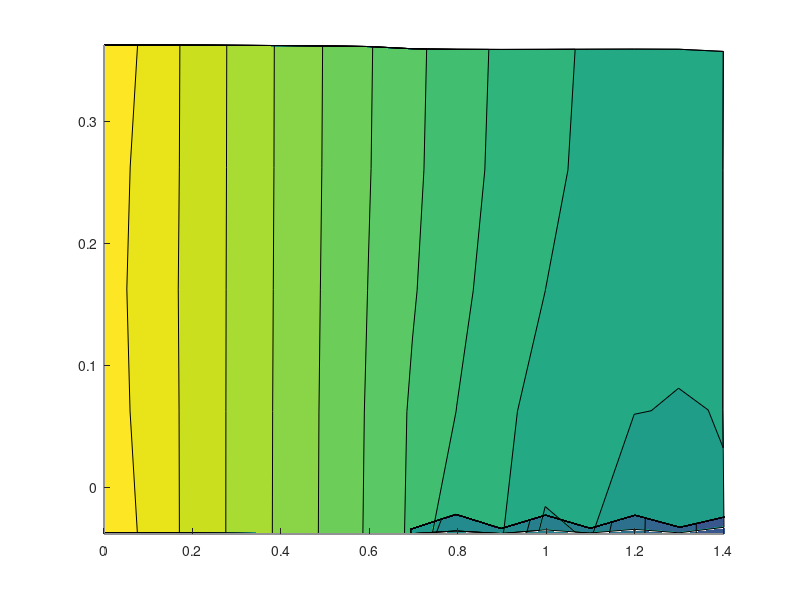

MATLAB code for this plot:
clc;
clear;
totalNodes = 150;
nodesInXcoor = 15;
nodesInYcoor = 5;
data = dlmread("Results30.dat");
data(1,:)=[]

upperBeamData = data(1:totalNodes/2, 1);

xDataUpper = data(1:totalNodes/2,1);
yDataUpper = data(1:totalNodes/2,2);
tempDataUpper = data(1:totalNodes/2,3);

xDataLower = data(totalNodes/2+1:totalNodes,1);
yDataLower = data(totalNodes/2+1:totalNodes,2);
tempDataLower = data(totalNodes/2+1:totalNodes,3);


contourXDataUpper=reshape(xDataUpper,nodesInXcoor,nodesInYcoor);
contourYDataUpper=reshape(yDataUpper,nodesInXcoor,nodesInYcoor);
contourtempDataUpper=reshape(tempDataUpper,nodesInXcoor,nodesInYcoor);

contourXDataLower=reshape(xDataLower,nodesInXcoor,nodesInYcoor);
contourYDataLower=reshape(yDataLower,nodesInXcoor,nodesInYcoor);
contourtempDataLower=reshape(tempDataLower,nodesInXcoor,nodesInYcoor);


%contour(xData, yData);
hold on;
contourf(contourXDataUpper, contourYDataUpper, contourtempDataUpper);
contourf(contourXDataLower, contourYDataLower, contourtempDataLower);
